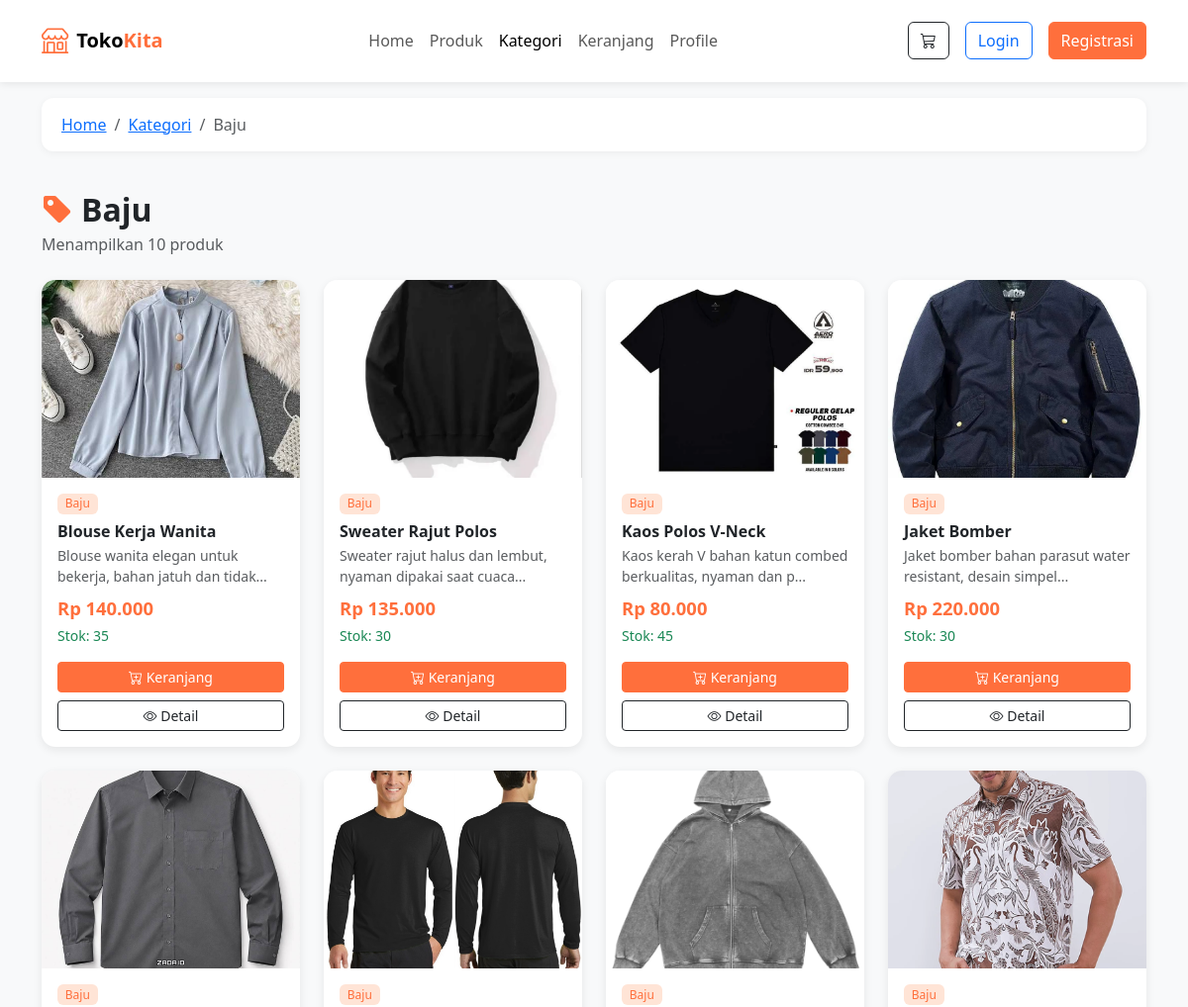
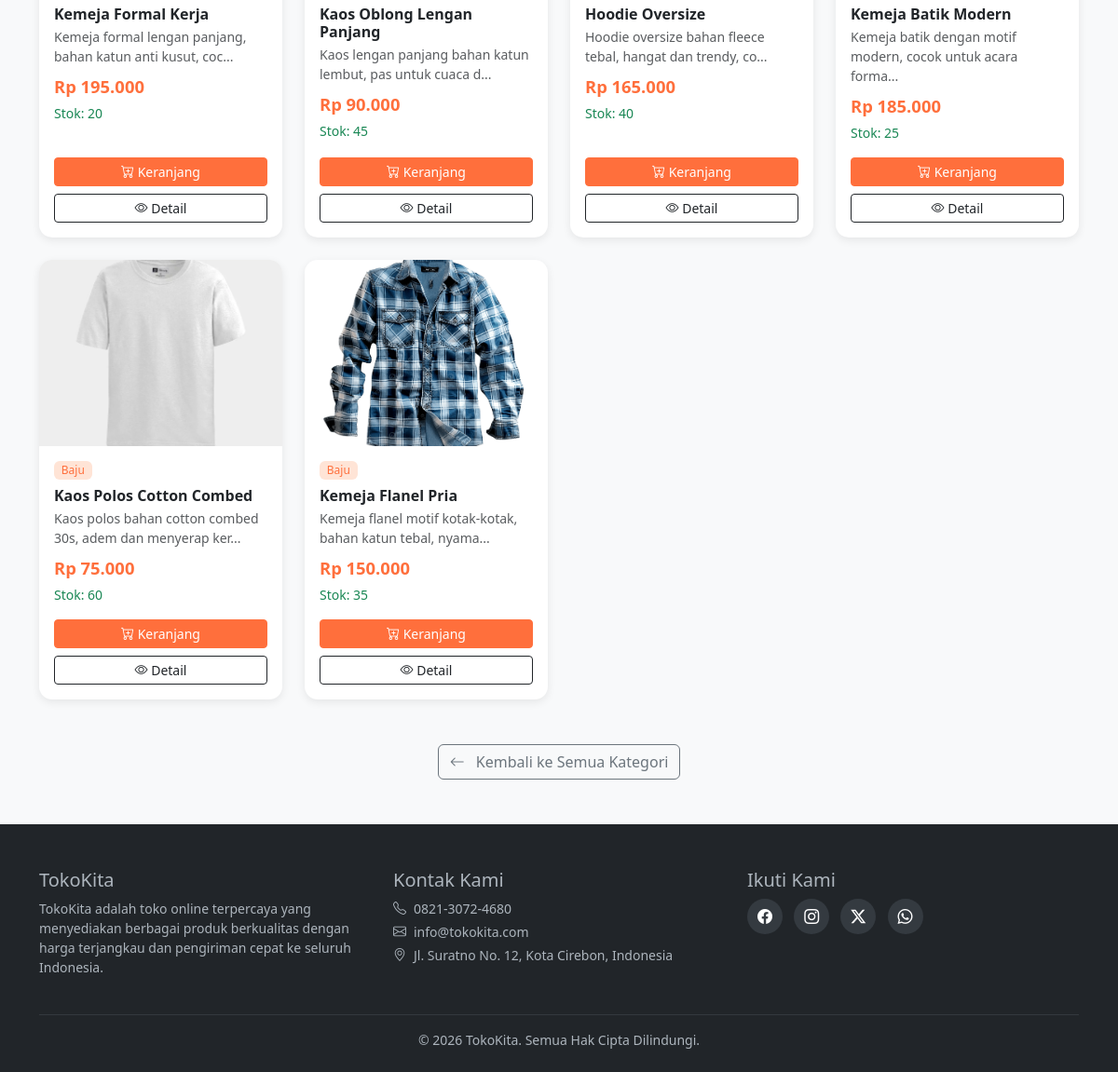
The app's page /kategori.php?id=7 with its own data (2 pictures, top to bottom).
### tables this page shows
CREATE TABLE `tb_kategori` (
  `id_kategori` int NOT NULL,
  `nama_kategori` varchar(255) NOT NULL
);

CREATE TABLE `tb_produk` (
  `id` int NOT NULL,
  `nama` varchar(255) NOT NULL,
  `harga` int NOT NULL,
  `stok` int NOT NULL,
  `foto` text NOT NULL,
  `id_kategori` int DEFAULT NULL,
  `deskripsi` text NOT NULL
);

### kategori.php (the view, shortened to what this page needs)
<?php
include "koneksi.php";
$is_login   = isset($_SESSION['user_id']);
$nama_user  = $is_login ? $_SESSION['user_nama'] : '';
$id_kategori_filter = isset($_GET['id']) ? (int) $_GET['id'] : 0;
if ($id_kategori_filter > 0) {
    $stmt = mysqli_prepare($koneksi, "SELECT id_kategori, nama_kategori FROM tb_kategori WHERE id_kategori = ?");
    mysqli_stmt_bind_param($stmt, "i", $id_kategori_filter);
    mysqli_stmt_execute($stmt);
    $kategoriTerpilih = mysqli_fetch_assoc(mysqli_stmt_get_result($stmt));
    $stmt = mysqli_prepare(
        $koneksi,
        "SELECT p.id, p.nama, p.harga, p.stok, p.foto, p.deskripsi, k.nama_kategori
         FROM tb_produk p
         LEFT JOIN tb_kategori k ON p.id_kategori = k.id_kategori
         WHERE p.id_kategori = ?
         ORDER BY p.id DESC"
    );
    mysqli_stmt_bind_param($stmt, "i", $id_kategori_filter);
    mysqli_stmt_execute($stmt);
    $produkKategori = [];
    $res = mysqli_stmt_get_result($stmt);
    while ($row = mysqli_fetch_assoc($res)) {
        $produkKategori[] = $row;
    }
}
?>
<!DOCTYPE html>
<html lang="id">
<head>
<link href="https://cdn.jsdelivr.net/npm/bootstrap@5.3.3/dist/css/bootstrap.min.css" rel="stylesheet">
<link rel="stylesheet" href="https://cdn.jsdelivr.net/npm/bootstrap-icons@1.11.3/font/bootstrap-icons.css">
</head>
<body>
<nav class="navbar navbar-expand-lg navbar-light bg-white sticky-top py-3">
  <div class="container">
    <a class="navbar-brand d-flex align-items-center fw-bold" href="index1.php">
      <i class="bi bi-shop me-2" style="font-size:1.7rem;color:var(--primary-color);"></i>
      Toko<span style="color:var(--primary-color);">Kita</span>
    </a>
    <div class="collapse navbar-collapse" id="navbarMenu">
      <ul class="navbar-nav mx-auto mb-2 mb-lg-0">
        <li class="nav-item"><a class="nav-link" href="index1.php">Home</a></li>
        <li class="nav-item"><a class="nav-link" href="produk.php">Produk</a></li>
        <li class="nav-item"><a class="nav-link active" href="kategori.php">Kategori</a></li>
        <li class="nav-item"><a class="nav-link" href="keranjang.php">Keranjang</a></li>
        <li class="nav-item"><a class="nav-link" href="profile.php">Profile</a></li>
      </ul>
      <div class="d-flex align-items-center gap-3">
        <a href="keranjang.php" class="btn btn-outline-dark position-relative">
          <i class="bi bi-cart3"></i>
        </a>
        <?php if ($is_login): ?>
          <div class="dropdown">
            <button class="btn btn-primary-custom dropdown-toggle" type="button" data-bs-toggle="dropdown">
              <i class="bi bi-person-circle me-1"></i> <?= htmlspecialchars(trim($nama_user)) ?>
            </button>
            <ul class="dropdown-menu dropdown-menu-end">
              <li><a class="dropdown-item" href="profile.php"><i class="bi bi-person me-2"></i>Profile</a></li>
              <li><hr class="dropdown-divider"></li>
              <li><a class="dropdown-item text-danger" href="logout.php"><i class="bi bi-box-arrow-right me-2"></i>Logout</a></li>
            </ul>
          </div>
        <?php else: ?>
          <a href="login.php" class="btn btn-outline-primary">Login</a>
          <a href="register.php" class="btn btn-primary-custom">Registrasi</a>
        <?php endif; ?>
      </div>
    </div>
  </div>
</nav>
<?php if ($id_kategori_filter > 0): ?>
  <div class="container py-3">
    <nav aria-label="breadcrumb">
      <ol class="breadcrumb breadcrumb-custom mb-0">
        <li class="breadcrumb-item"><a href="index1.php">Home</a></li>
        <li class="breadcrumb-item"><a href="kategori.php">Kategori</a></li>
        <li class="breadcrumb-item active" aria-current="page"><?= htmlspecialchars(trim($kategoriTerpilih['nama_kategori'])) ?></li>
      </ol>
    </nav>
  </div>
  <div class="container py-4">
    <h2 class="fw-bold mb-1"><i class="bi bi-tag-fill me-2" style="color:var(--primary-color);"></i><?= htmlspecialchars(trim($kategoriTerpilih['nama_kategori'])) ?></h2>
    <p class="text-muted mb-4">Menampilkan <?= count($produkKategori) ?> produk</p>
    <?php if (count($produkKategori) === 0): ?>
      <div class="alert alert-info text-center py-5">
        <i class="bi bi-inbox" style="font-size:3rem;"></i>
        <h5 class="mt-3">Belum ada produk di kategori ini</h5>
        <a href="kategori.php" class="btn btn-primary-custom mt-3">Kembali ke Kategori</a>
      </div>
    <?php else: ?>
      <div class="row g-4">
        <?php foreach ($produkKategori as $produk):
            $stok_habis = $produk['stok'] <= 0;
            $fotoSrc = !empty($produk['foto'])
                ? (filter_var($produk['foto'], FILTER_VALIDATE_URL) ? $produk['foto'] : "assets/img/" . $produk['foto'])
                : "https://placehold.co/400x300?text=Produk";
        ?>
          <div class="col-6 col-md-4 col-lg-3">
            <div class="card card-produk">
              <img src="<?= htmlspecialchars($fotoSrc) ?>" alt="<?= htmlspecialchars($produk['nama']) ?>">
              <div class="card-body d-flex flex-column">
                <span class="badge badge-kategori mb-2 align-self-start">
                  <?= htmlspecialchars(trim($produk['nama_kategori'] ?? 'Tanpa Kategori')) ?>
                </span>
                <h6 class="fw-bold mb-1"><?= htmlspecialchars($produk['nama']) ?></h6>
                <p class="text-muted small mb-2">
                  <?= htmlspecialchars(mb_strimwidth($produk['deskripsi'], 0, 60, '...')) ?>
                </p>
                <p class="harga-produk mb-1">Rp <?= number_format($produk['harga'], 0, ',', '.') ?></p>
                <p class="small mb-3 <?= $stok_habis ? 'text-danger' : 'text-success' ?>">
                  <?= $stok_habis ? 'Stok Habis' : 'Stok: ' . (int) $produk['stok'] ?>
                </p>
                <div class="mt-auto d-grid gap-2">
                  <?php if ($stok_habis): ?>
                    <button class="btn btn-secondary btn-sm" disabled>
                      <i class="bi bi-x-circle"></i> Stok Habis
                    </button>
                  <?php else: ?>
                    <form action="tambah_keranjang.php" method="POST">
                      <button type="submit" class="btn btn-primary-custom btn-sm w-100">
                        <i class="bi bi-cart-plus"></i> Keranjang
                      </button>
                    </form>
                  <?php endif; ?>
                  <a href="detail_produk.php?id=<?= (int) $produk['id'] ?>" class="btn btn-outline-dark btn-sm">
                    <i class="bi bi-eye"></i> Detail
                  </a>
                </div>
              </div>
            </div>
          </div>
        <?php endforeach; ?>
      </div>
    <?php endif; ?>
    <div class="mt-5 text-center">
      <a href="kategori.php" class="btn btn-outline-secondary">
        <i class="bi bi-arrow-left me-2"></i> Kembali ke Semua Kategori
      </a>
    </div>
  </div>
<?php endif; ?>
<footer class="pt-5 pb-4 mt-4">
  <div class="container">
    <div class="row g-4">
      <div class="col-md-4">
        <h5>TokoKita</h5>
        <p class="small">TokoKita adalah toko online terpercaya yang menyediakan berbagai produk berkualitas dengan harga terjangkau dan pengiriman cepat ke seluruh Indonesia.</p>
      </div>
      <div class="col-md-4">
        <h5>Kontak Kami</h5>
        <p class="small mb-1"><i class="bi bi-telephone me-2"></i>0821-3072-4680</p>
        <p class="small mb-1"><i class="bi bi-envelope me-2"></i>info@tokokita.com</p>
        <p class="small mb-1"><i class="bi bi-geo-alt me-2"></i>Jl. Suratno No. 12, Kota Cirebon, Indonesia</p>
      </div>
      <div class="col-md-4">
        <h5>Ikuti Kami</h5>
        <a href="#" class="social-icon"><i class="bi bi-facebook"></i></a>
        <a href="#" class="social-icon"><i class="bi bi-instagram"></i></a>
        <a href="#" class="social-icon"><i class="bi bi-twitter-x"></i></a>
        <a href="#" class="social-icon"><i class="bi bi-whatsapp"></i></a>
      </div>
    </div>
    <hr class="border-secondary mt-4">
    <p class="text-center small mb-0">&copy; <?= date("Y") ?> TokoKita. Semua Hak Cipta Dilindungi.</p>
  </div>
</footer>
</body>
</html>

### kategori.php (style rules this page uses)
:root { --primary-color:#ff6f3c; --dark-color:#212529; }
body { font-family:'Segoe UI', sans-serif; background-color:#f8f9fa; }
.navbar { box-shadow:0 2px 8px rgba(0,0,0,0.08); }
.nav-link { font-weight:500; }
.btn-primary-custom { background-color:var(--primary-color); border-color:var(--primary-color); color:#fff; }
.card-produk { border:none; border-radius:14px; overflow:hidden; box-shadow:0 3px 10px rgba(0,0,0,0.08); transition:transform 0.2s ease, box-shadow 0.2s ease; height:100%; }
.card-produk img { height:200px; object-fit:cover; width:100%; }
.badge-kategori { background-color:#ffe4d6; color:var(--primary-color); font-weight:500; }
.harga-produk { color:var(--primary-color); font-weight:700; font-size:1.15rem; }
.breadcrumb-custom { background-color:#fff; border-radius:12px; padding:15px 20px; box-shadow:0 2px 8px rgba(0,0,0,0.05); }
footer { background-color:var(--dark-color); color:#adb5bd; }
.social-icon { width:38px; height:38px; border-radius:50%; background-color:#343a40; display:inline-flex; align-items:center; justify-content:center; margin-right:8px; color:#fff; }

### records on screen
tb_kategori: nama_kategori "Baju"
tb_produk: foto (picture), id_kategori.nama_kategori "Baju", nama "Blouse Kerja Wanita", deskripsi "Blouse wanita elegan untuk bekerja, bahan jatuh dan tidak...", harga "140.000", stok "35"
tb_produk: foto (picture), id_kategori.nama_kategori "Baju", nama "Sweater Rajut Polos", deskripsi "Sweater rajut halus dan lembut, nyaman dipakai saat cuaca...", harga "135.000", stok "30"
tb_produk: foto (picture), id_kategori.nama_kategori "Baju", nama "Kaos Polos V-Neck", deskripsi "Kaos kerah V bahan katun combed berkualitas, nyaman dan p...", harga "80.000", stok "45"
tb_produk: foto (picture), id_kategori.nama_kategori "Baju", nama "Jaket Bomber", deskripsi "Jaket bomber bahan parasut water resistant, desain simpel...", harga "220.000", stok "30"
tb_produk: foto (picture), id_kategori.nama_kategori "Baju", nama "Kemeja Formal Kerja", deskripsi "Kemeja formal lengan panjang, bahan katun anti kusut, coc...", harga "195.000", stok "20"
tb_produk: foto (picture), id_kategori.nama_kategori "Baju", nama "Kaos Oblong Lengan Panjang", deskripsi "Kaos lengan panjang bahan katun lembut, pas untuk cuaca d...", harga "90.000", stok "45"
tb_produk: foto (picture), id_kategori.nama_kategori "Baju", nama "Hoodie Oversize", deskripsi "Hoodie oversize bahan fleece tebal, hangat dan trendy, co...", harga "165.000", stok "40"
tb_produk: foto (picture), id_kategori.nama_kategori "Baju", nama "Kemeja Batik Modern", deskripsi "Kemeja batik dengan motif modern, cocok untuk acara forma...", harga "185.000", stok "25"
tb_produk: foto (picture), id_kategori.nama_kategori "Baju", nama "Kaos Polos Cotton Combed", deskripsi "Kaos polos bahan cotton combed 30s, adem dan menyerap ker...", harga "75.000", stok "60"
tb_produk: foto (picture), id_kategori.nama_kategori "Baju", nama "Kemeja Flanel Pria", deskripsi "Kemeja flanel motif kotak-kotak, bahan katun tebal, nyama...", harga "150.000", stok "35"

### other values on screen
count($produkKategori) "10"
